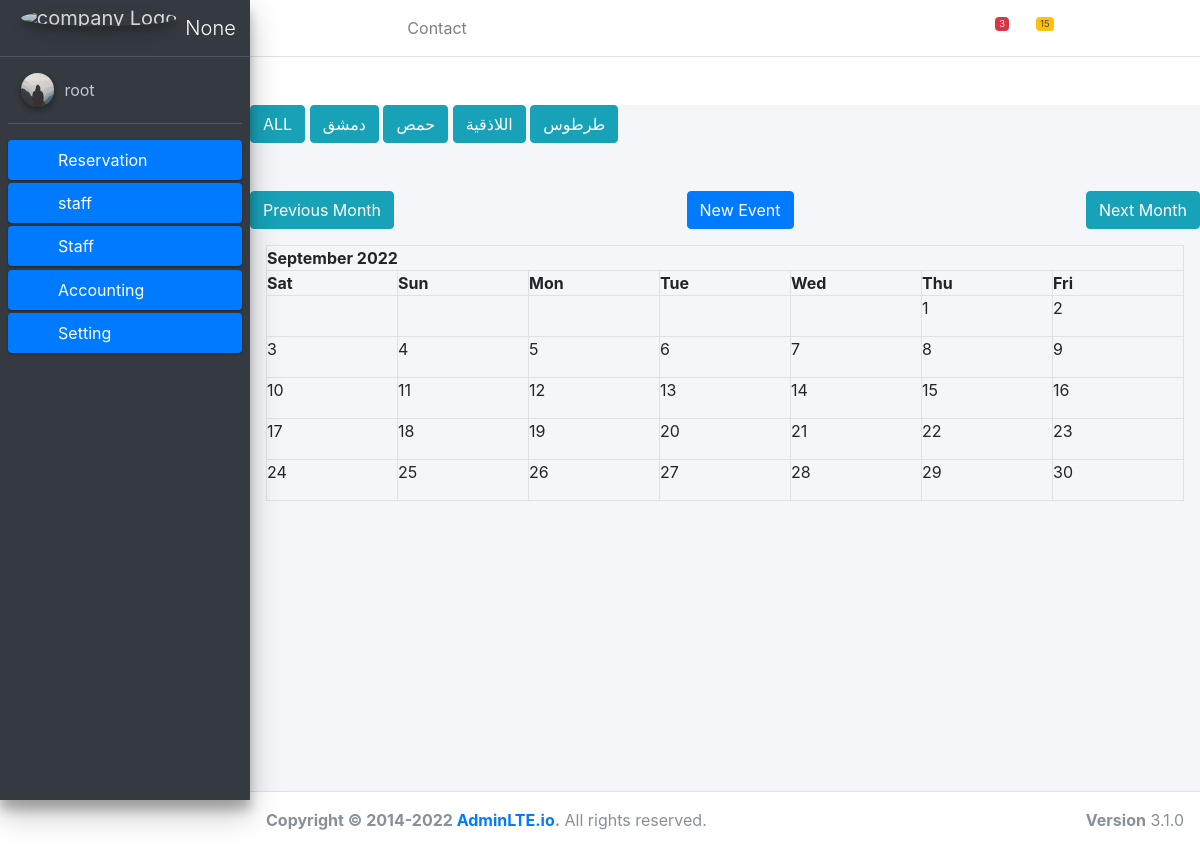
Before: /trip/ (signed in) with the older database file.
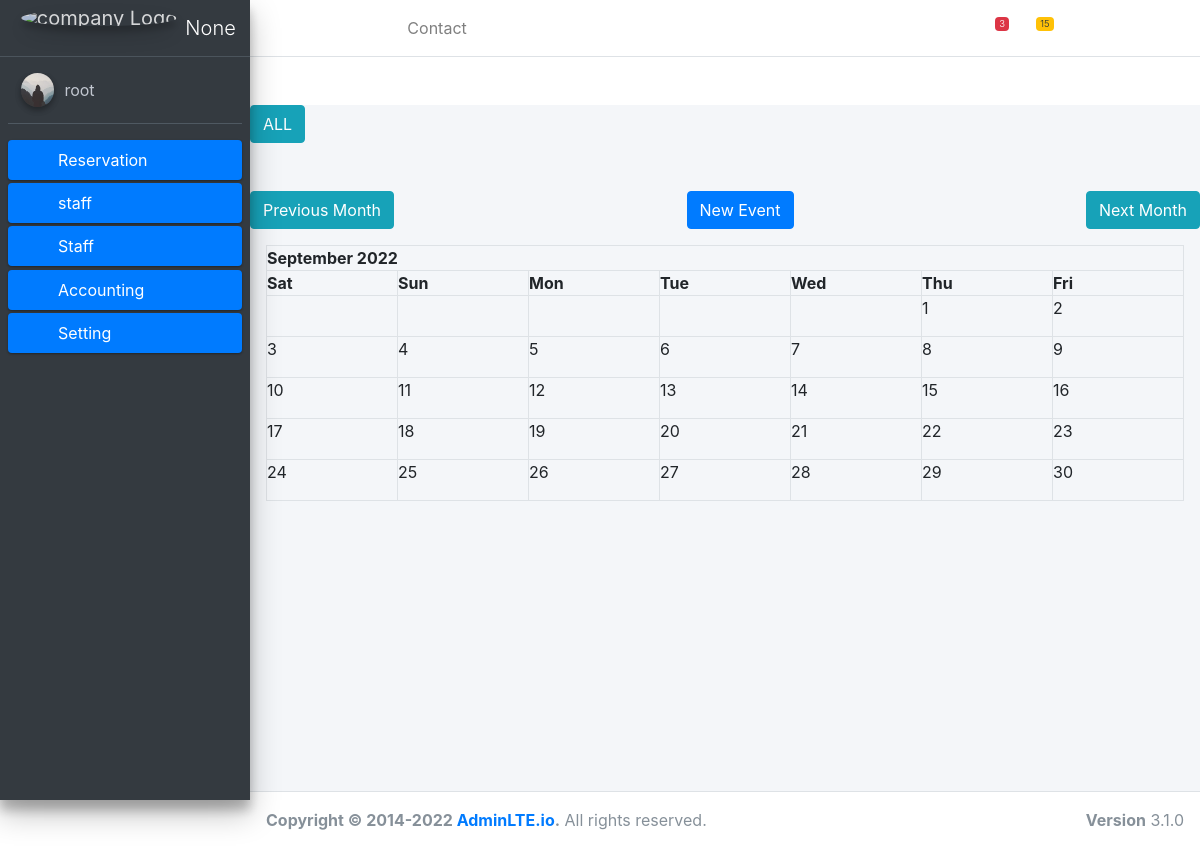
After: the same page with the newer database file.
### trip/models.py (models this page shows)
class Location(models.Model):
    location = models.CharField(max_length=250)
    status = models.CharField(max_length=2, choices=(('1','Active'),('2','Inactive')), default=1)
    date_created = models.DateTimeField(auto_now_add=True)
    date_updated = models.DateTimeField(auto_now=True)
    author      = models.ForeignKey(settings.AUTH_USER_MODEL, on_delete=models.CASCADE)
    def __str__(self):
        return self.location

### trip/views.py (the view)
# urls.py: path('', CalendarView.as_view(), name='calendar'),
class CalendarView(generic.ListView):
    model = Trip
    template_name = 'cal/calendar.html'
    def get_context_data(self, **kwargs):
        context = super().get_context_data(**kwargs)
        d = get_date(self.request.GET.get('month', None))
        city = self.request.GET.get('location', None)
        cal = Calendar(d.year, d.month,city)
        html_cal = cal.formatmonth(withyear=True)
        context['calendar'] = mark_safe(html_cal)
        context['prev_month'] = prev_month(d)
        context['next_month'] = next_month(d)
        context['locations'] = Location.objects.all()
        context['city'] = city
        return context

### trip/utils.py (called while the page is built)
	def formatday(self, day, trips):
		trips_per_day = trips.filter(start_time__day=day)
		d = ''
		for trip in trips_per_day:
			d += f'<li> {trip.get_html_url} </li>'
		if day != 0:
			return f"<td><span class='date'>{day}</span><ul> {d} </ul></td>"
		return '<td></td>'

	def formatweek(self, theweek, trips):
		week = ''
		for d, weekday in theweek:
			week += self.formatday(d, trips)
		return f'<tr> {week} </tr>'

	def formatmonth(self, withyear=True):
		trips = Trip.objects.filter(start_time__year=self.year, start_time__month=self.month)
		if self.location:
			trips = trips.filter(cityFrom__location=self.location)
		cal = f'<table border="0" cellpadding="0" cellspacing="0" class="calendar w-100 table-bordered">\n'
		cal += f'{self.formatmonthname(self.year, self.month, withyear=withyear)}\n'
		cal += f'{self.formatweekheader()}\n'
		for week in self.monthdays2calendar(self.year, self.month):
			cal += f'{self.formatweek(week, trips)}\n'
		cal += 	f'</table>'
		return cal

### trip/views.py (called while the page is built)
def get_date(req_month):
    if req_month:
        year, month = (int(x) for x in req_month.split('-'))
        return date(year, month, day=1)
    return datetime.today()

### trip/templates/cal/calendar.html
{% extends 'base.html' %}
{% block content %}
<div class="clearfix my-5">
    <a class="btn btn-info right"
           href="{% url 'calendar' %}">
               ALL
    </a>
     {% for loc in locations %}
        <a class="btn btn-info right" href="{% url 'calendar' %}?location={{ loc.location }}">
            {{ loc }}
        </a>
    {% endfor %}
</div>
<div class="d-flex   justify-content-between">
	    <a
      class="btn btn-info "
       href="{% url 'calendar' %}?{{ prev_month }}{% if city %} &&location={{ city }}{% endif %}">
         Previous Month
      </a>
	   <a class="btn btn-primary  "
        href="{% url 'trip_new' %}">
         New Event </a>
	    <a
        class="btn btn-info "
         href="{% url 'calendar' %}?{{ next_month }}{% if city %} &&location={{ city }}{% endif %}" >
          Next Month </a>
</div>
  <div class="w-100 h-100 p-3">
     {{ calendar }}
  </div>
{% endblock %}

Changed rows visible on the page:
removed Location: location "دمشق"
removed Location: location "حمص"
removed Location: location "اللاذقية"
removed Location: location "طرطوس"
